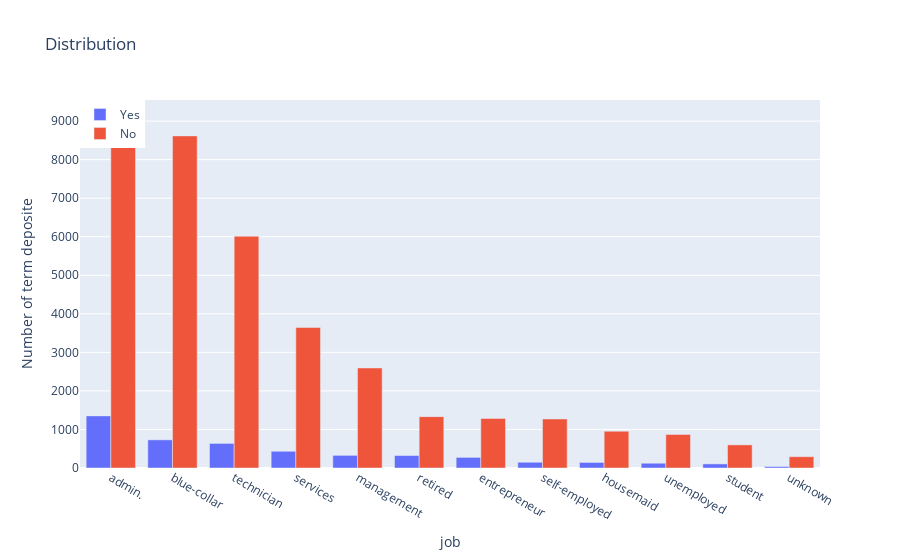
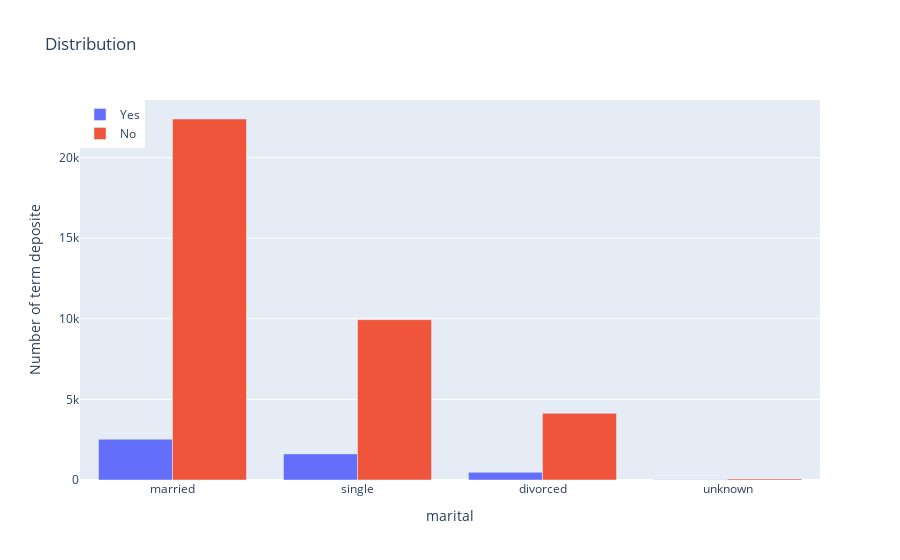
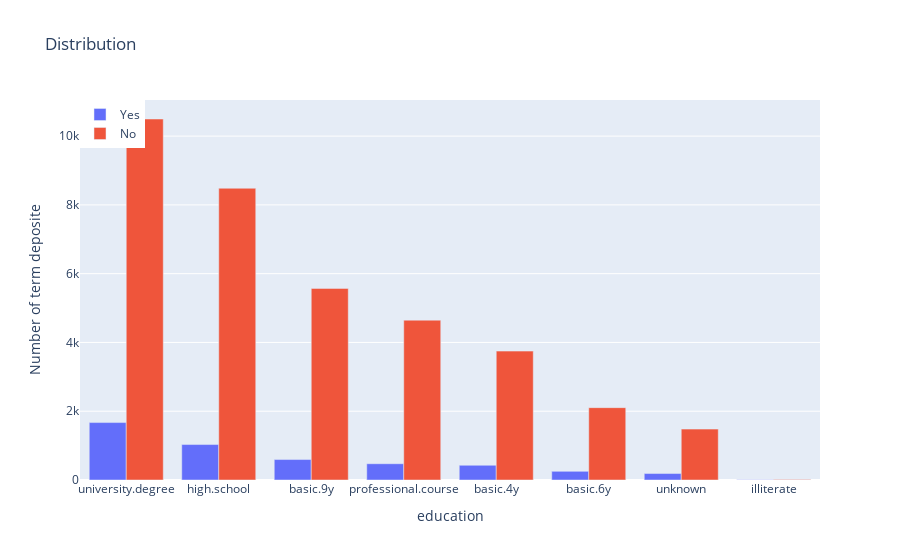
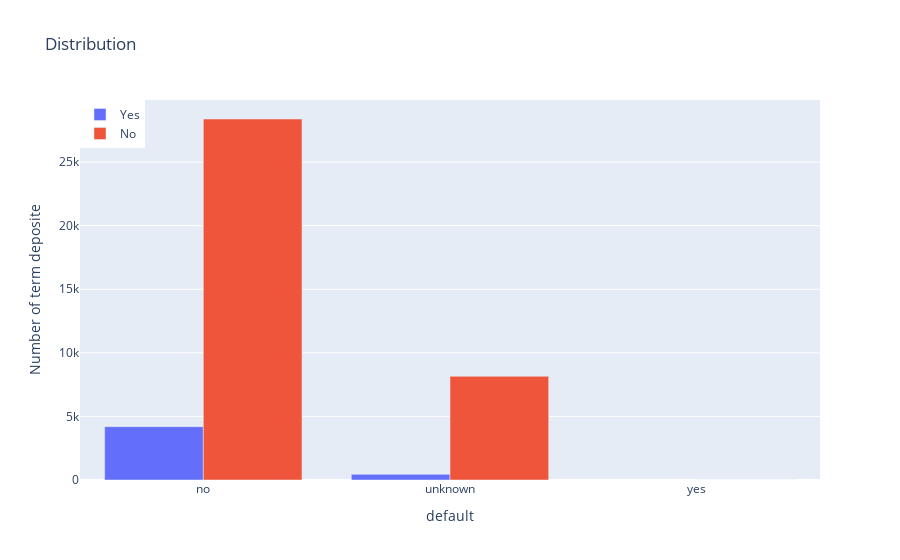

Notebook cell for these charts, in order:
### Markdown cell above
## Visualization on categorical columns

### Code cell
cat_var = list(df.select_dtypes(include='O').keys())
cat_var.remove('y')
for col in cat_var:
    categories = list(df[col].value_counts().index) #list(df['y'].unique())
    Yes = list(df[df['y']=='yes'][col].value_counts().values)
    No = list(df[df['y']=='no'][col].value_counts().values)
    trace1 = go.Bar(
        x=categories,
        y=Yes,
        name='Yes',
        offsetgroup=0
    )

    trace2 = go.Bar(
        x=categories,
        y=No,
        name='No',
        offsetgroup=1
    )

    layout = go.Layout(
        title= "Distribution",
        xaxis=dict(title= col),
        yaxis=dict(title='Number of term deposite'),
        barmode='group',
        legend=dict(x=0, y=1)
    )
    fig = go.Figure(data=[trace1, trace2], layout=layout)
    fig.show()
    print(df[col].unique())

### Figure 1 — Plotly figure (JSON) as saved in the notebook; plotly's stock layout.template omitted (floating-point values rounded to 4 significant figures)
{"data": [{"name": "Yes", "offsetgroup": "0", "type": "bar", "x": ["admin.", "blue-collar", "technician", "services", "management", "retired", "entrepreneur", "self-employed", "housemaid", "unemployed", "student", "unknown"], "y": [1352, 730, 638, 434, 328, 323, 275, 149, 144, 124, 106, 37]}, {"name": "No", "offsetgroup": "1", "type": "bar", "x": ["admin.", "blue-collar", "technician", "services", "management", "retired", "entrepreneur", "self-employed", "housemaid", "unemployed", "student", "unknown"], "y": [9070, 8616, 6013, 3646, 2596, 1332, 1286, 1272, 954, 870, 600, 293]}], "layout": {"autosize": true, "barmode": "group", "legend": {"x": 0, "y": 1}, "title": {"text": "Distribution"}, "xaxis": {"autorange": true, "range": [-0.5, 11.5], "title": {"text": "job"}, "type": "category"}, "yaxis": {"autorange": true, "range": [0, 9547.0], "title": {"text": "Number of term deposite"}, "type": "linear"}}}

### Figure 2 — Plotly figure (JSON) as saved in the notebook; plotly's stock layout.template omitted (floating-point values rounded to 4 significant figures)
{"data": [{"name": "Yes", "offsetgroup": "0", "type": "bar", "x": ["married", "single", "divorced", "unknown"], "y": [2532, 1620, 476, 12]}, {"name": "No", "offsetgroup": "1", "type": "bar", "x": ["married", "single", "divorced", "unknown"], "y": [22396, 9948, 4136, 68]}], "layout": {"autosize": true, "barmode": "group", "legend": {"x": 0, "y": 1}, "title": {"text": "Distribution"}, "xaxis": {"autorange": true, "range": [-0.5, 3.5], "title": {"text": "marital"}, "type": "category"}, "yaxis": {"autorange": true, "range": [0, 23570.0], "title": {"text": "Number of term deposite"}, "type": "linear"}}}

### Figure 3 — Plotly figure (JSON) as saved in the notebook; plotly's stock layout.template omitted (floating-point values rounded to 4 significant figures)
{"data": [{"name": "Yes", "offsetgroup": "0", "type": "bar", "x": ["university.degree", "high.school", "basic.9y", "professional.course", "basic.4y", "basic.6y", "unknown", "illiterate"], "y": [1670, 1031, 595, 473, 428, 251, 188, 4]}, {"name": "No", "offsetgroup": "1", "type": "bar", "x": ["university.degree", "high.school", "basic.9y", "professional.course", "basic.4y", "basic.6y", "unknown", "illiterate"], "y": [10498, 8484, 5572, 4648, 3748, 2104, 1480, 14]}], "layout": {"autosize": true, "barmode": "group", "legend": {"x": 0, "y": 1}, "title": {"text": "Distribution"}, "xaxis": {"autorange": true, "range": [-0.5, 7.5], "title": {"text": "education"}, "type": "category"}, "yaxis": {"autorange": true, "range": [0, 11050.0], "title": {"text": "Number of term deposite"}, "type": "linear"}}}

### Figure 4 — Plotly figure (JSON) as saved in the notebook; plotly's stock layout.template omitted (floating-point values rounded to 4 significant figures)
{"data": [{"name": "Yes", "offsetgroup": "0", "type": "bar", "x": ["no", "unknown", "yes"], "y": [4197, 443]}, {"name": "No", "offsetgroup": "1", "type": "bar", "x": ["no", "unknown", "yes"], "y": [28391, 8154, 3]}], "layout": {"autosize": true, "barmode": "group", "legend": {"x": 0, "y": 1}, "title": {"text": "Distribution"}, "xaxis": {"autorange": true, "range": [-0.5, 2.5], "title": {"text": "default"}, "type": "category"}, "yaxis": {"autorange": true, "range": [0, 29890.0], "title": {"text": "Number of term deposite"}, "type": "linear"}}}
